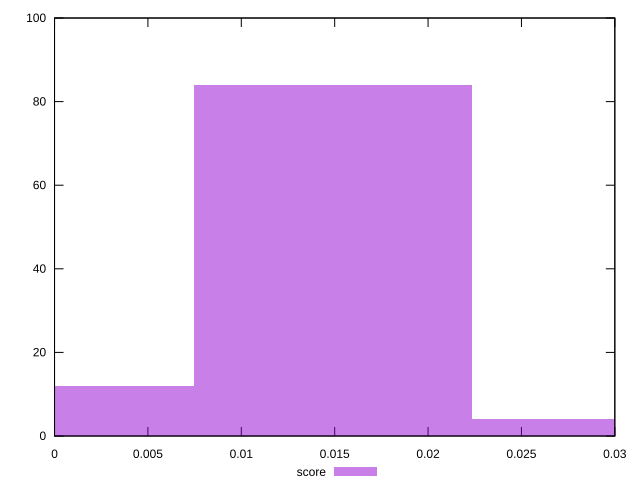

Generate this figure with gnuplot:
reset

$score <<EOF
0.029837093390848564 4
0.014918546695424282 84
0 12
EOF

set key outside below
set boxwidth 0.014918546695424282
set xrange [0:0.03]
set yrange [0:100]
set trange [0:100]
set style fill transparent solid 0.5 noborder
set terminal svg size 640, 490 enhanced background rgb 'white'
set output "report_00014_2021-02-09T15:56:05.503Z/cumulative-layout-shift/samples/pages+cached/score/histogram.svg"

plot $score title "score" with boxes

reset
